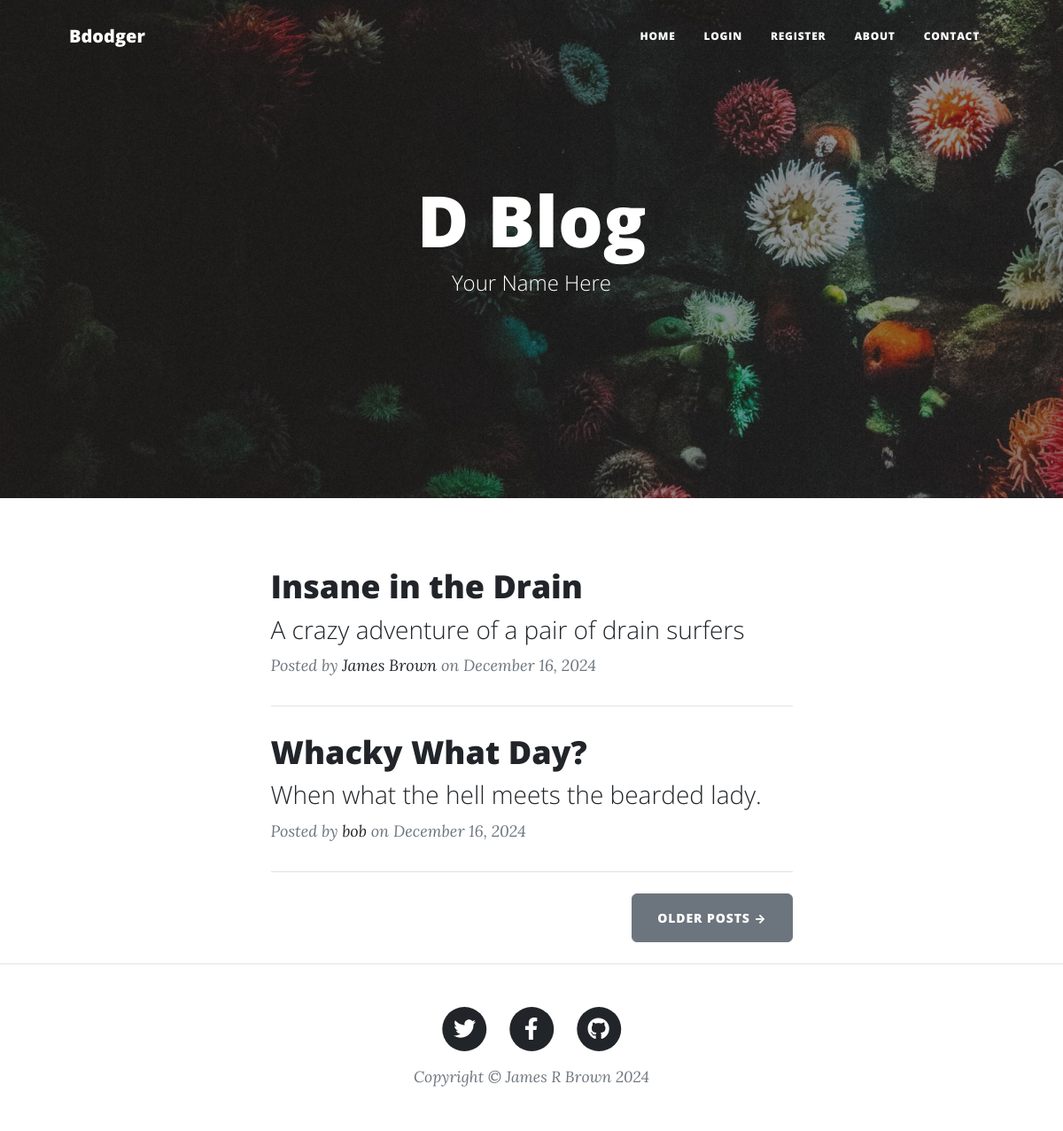
The page / on the database its author committed.
### app/models.py (models this page shows)
class BlogPost(db.Model):
    __tablename__ = "blogs"
    id: Mapped[int] = mapped_column(Integer, primary_key=True)
    title: Mapped[str] = mapped_column(String(250), unique=True, nullable=False)
    subtitle: Mapped[str] = mapped_column(String(250), nullable=False)
    date: Mapped[str] = mapped_column(String(250), nullable=False)
    body: Mapped[str] = mapped_column(Text, nullable=False)
    img_url: Mapped[str] = mapped_column(String(250), nullable=False)
    user_id: Mapped[int] = mapped_column(ForeignKey("users.id"))
    author: Mapped["User"] = relationship(back_populates="posts")
    blog_comments: Mapped[List["Comment"]] = relationship(back_populates="post")

class User(UserMixin, db.Model):
    __tablename__ = "users"
    id: Mapped[int] = mapped_column(Integer, primary_key=True)
    name: Mapped[str] = mapped_column(String(250), unique=True, nullable=False)
    email: Mapped[str] = mapped_column(String(250),
                                       unique=True, nullable=False)
    password: Mapped[str] = mapped_column(String(200))
    posts: Mapped[List["BlogPost"]] = relationship(back_populates="author")
    u_comments: Mapped[List["Comment"]] = relationship(back_populates="c_author")

### app/routes.py (the view)
@app.route('/')
def home():
    posts = []
    results = db.session.scalars(select(BlogPost)).all()
    posts = sorted(results, key=lambda x: x.date)
    return render_template('index.html', all_posts=posts)

### app/templates/index.html (shortened to what this page needs)
{% include "header.html" %}
<header
  class="masthead"
  style="background-image: url('../static/assets/img/home-bg.jpg')"
>
  <div class="container position-relative px-4 px-lg-5">
    <div class="row gx-4 gx-lg-5 justify-content-center">
      <div class="col-md-10 col-lg-8 col-xl-7">
        <div class="site-heading">
          <h1>D Blog</h1>
          {% if current_user.is_authenticated %}
            <span class="subheading">Hello, {{ current_user.name }}</span>
          {% else %}
          <span class="subheading">Your Name Here</span>
          {% endif %}
        </div>
      </div>
    </div>
  </div>D
</header>
<div class="container px-4 px-lg-5">
  <div class="row gx-4 gx-lg-5 justify-content-center">
    <div class="col-md-10 col-lg-8 col-xl-7">
        {% for post in all_posts %}
        <div class="post-preview">
          <a href="{{ url_for('show_post', post_id=post.id) }}">
            <h2 class="post-title">{{ post.title }}</h2>
            <h3 class="post-subtitle">{{ post.subtitle }}</h3>
          </a>
          <p class="post-meta">
            Posted by
            <a href="#">{{post.author.name}}</a>
            on {{post.date}}
          </p>
        </div>
        <hr class="my-4" />
        {% else %}
          <h4>No Posts</h4>
        {% endfor %}
      <div class="d-flex justify-content-end mb-4">
        <a class="btn btn-secondary text-uppercase" href="#!">Older Posts →</a>
      </div>
    </div>
  </div>
</div>
{% include "footer.html" %}

### app/templates/header.html (shortened to what this page needs)
<!DOCTYPE html>
<html lang="en">
  <head>
    {% block styles %}
    {{ bootstrap.load_css() }}
    <link
      href="{{ url_for('static', filename='css/styles.css') }}"
      rel="stylesheet"
    />
    {% endblock %}
  </head>
  <body>
    <nav class="navbar navbar-expand-lg navbar-light" id="mainNav">
      <div class="container px-4 px-lg-5">
        <a class="navbar-brand" href="/">Bdodger</a>
        <div class="collapse navbar-collapse" id="navbarResponsive">
          <ul class="navbar-nav ms-auto py-4 py-lg-0">
            <li class="nav-item">
              <a
                class="nav-link px-lg-3 py-3 py-lg-4"
                href="{{ url_for('home') }}"
                >Home</a
              >
            </li>
            {% if current_user.is_authenticated %}
            <li class="nav-item">
              <a
                class="nav-link px-lg-3 py-3 py-lg-4"
                href="{{ url_for('logout') }}"
                >Logout</a
              >
            </li>
            <li class="nav-item">
              <a
                class="nav-link px-lg-3 py-3 py-lg-4"
                href="{{ url_for('about') }}"
                >About</a
              >
            </li>
            <li class="nav-item">
              <a
                class="nav-link px-lg-3 py-3 py-lg-4"
                href="{{ url_for('contact') }}"
                >Contact</a
              >
            </li>
            {% else %}
            <li class="nav-item">
              <a
                class="nav-link px-lg-3 py-3 py-lg-4"
                href="{{ url_for('login') }}"
                >Login</a
              >
            </li>
            <li class="nav-item">
              <a
                class="nav-link px-lg-3 py-3 py-lg-4"
                href="{{ url_for('register') }}"
                >Register</a
              >
            </li>
            <li class="nav-item">
              <a
                class="nav-link px-lg-3 py-3 py-lg-4"
                href="{{ url_for('about') }}"
                >About</a
              >
            </li>
            <li class="nav-item">
              <a
                class="nav-link px-lg-3 py-3 py-lg-4"
                href="{{ url_for('contact') }}"
                >Contact</a
              >
            </li>
            {% endif %}
          </ul>
        </div>
      </div>
    </nav>

### app/templates/footer.html (shortened to what this page needs)
        <footer class="border-top">
          <div class="container px-4 px-lg-5">
              <div class="row gx-4 gx-lg-5 justify-content-center">
                  <div class="col-md-10 col-lg-8 col-xl-7">
                      <ul class="list-inline text-center">
                          <li class="list-inline-item">
                              <a href="#!">
                                  <span class="fa-stack fa-lg">
                                      <i class="fas fa-circle fa-stack-2x"></i>
                                      <i class="fab fa-twitter fa-stack-1x fa-inverse"></i>
                                  </span>
                              </a>
                          </li>
                          <li class="list-inline-item">
                              <a href="#!">
                                  <span class="fa-stack fa-lg">
                                      <i class="fas fa-circle fa-stack-2x"></i>
                                      <i class="fab fa-facebook-f fa-stack-1x fa-inverse"></i>
                                  </span>
                              </a>
                          </li>
                          <li class="list-inline-item">
                              <a href="#!">
                                  <span class="fa-stack fa-lg">
                                      <i class="fas fa-circle fa-stack-2x"></i>
                                      <i class="fab fa-github fa-stack-1x fa-inverse"></i>
                                  </span>
                              </a>
                          </li>
                      </ul>
                      <div class="small text-center text-muted fst-italic">Copyright &copy; James R Brown 2024</div>
                  </div>
              </div>
          </div>
      </footer>
  </body>
</html>

### rows shown on the page
BlogPost: title "Insane in the Drain", subtitle "A crazy adventure of a pair of drain surfers", author.name "James Brown", date "December 16, 2024"
BlogPost: title "Whacky What Day?", subtitle "When what the hell meets the bearded lady.", author.name "bob", date "December 16, 2024"
